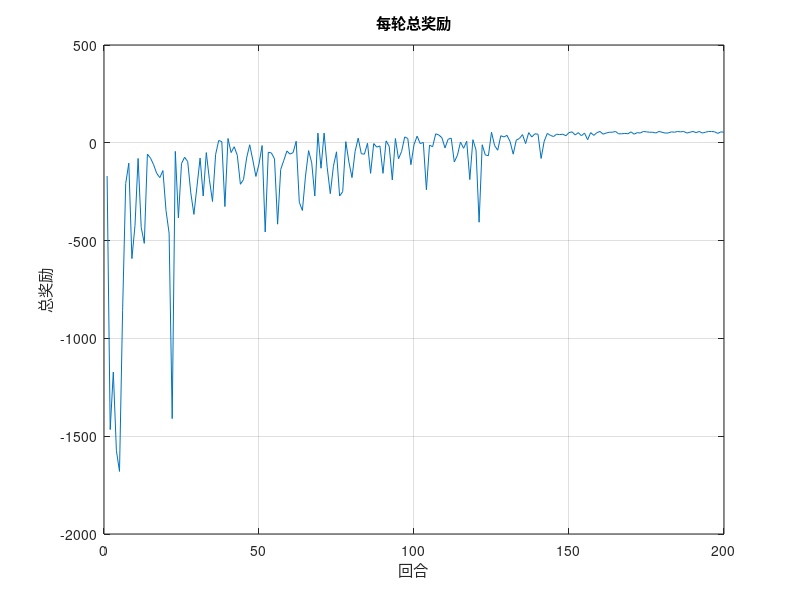
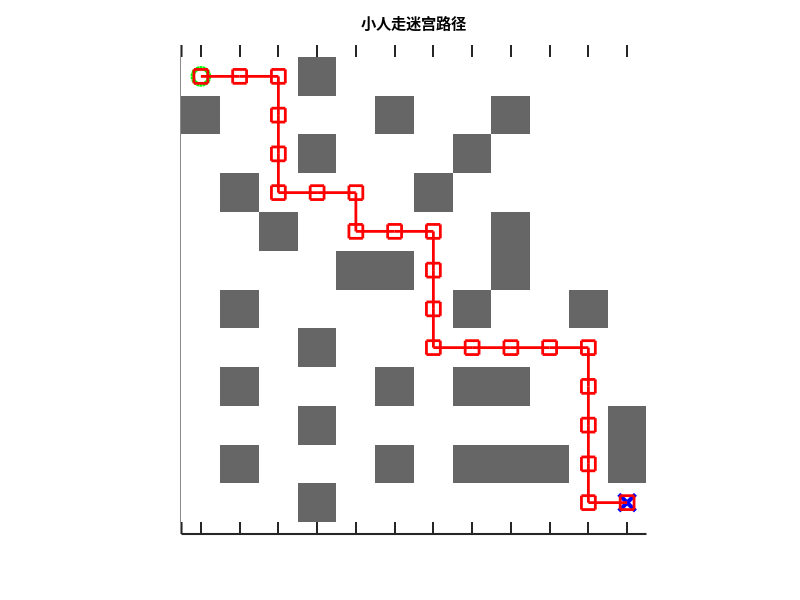

Source code (MATLAB) for these figures, in order:
clear; clc; close all;

% 设置随机数种子
rng(1);

% 定义迷宫
maze = [0 0 0 1 0 0 0 0 0 0 0 0;
        1 0 0 0 0 1 0 0 1 0 0 0;
        0 0 0 1 0 0 0 1 0 0 0 0;
        0 1 0 0 0 0 1 0 0 0 0 0;
        0 0 1 0 0 0 0 0 1 0 0 0; 
        0 0 0 0 1 1 0 0 1 0 0 0;
        0 1 0 0 0 0 0 1 0 0 1 0;
        0 0 0 1 0 0 0 0 0 0 0 0;
        0 1 0 0 0 1 0 1 1 0 0 0;
        0 0 0 1 0 0 0 0 0 0 0 1;
        0 1 0 0 0 1 0 1 1 1 0 1;
        0 0 0 1 0 0 0 0 0 0 0 0];

numRows = size(maze, 1);
numCols = size(maze, 2);
numStates = numRows * numCols;

% Q-Learning 参数
numEpisodes = 200;  % 训练回合数
gamma = 0.9;         % 折扣因子
alpha = 0.2;         % 学习率
epsilon = 1;       % 初始探索率

% 初始化 Q 表
Q = zeros(numStates, 4); % 4个动作: 上, 下, 左, 右

% 用于记录每轮总奖励
totalRewards = zeros(numEpisodes, 1);

% 定义动作
actions = [ -1, 0;  % 上
             1, 0;  % 下
             0, -1; % 左
             0, 1]; % 右

% 训练 Q-Learning
for episode = 1:numEpisodes
    % 初始化状态
    state = 1;  % 从(1,1)开始
    totalReward = 0; % 初始化每轮总奖励
    
    while true
        % 选择动作
        if rand < epsilon
            action = randi(4); % 探索
        else
            [~, action] = max(Q(state, :)); % 利用
        end

        % 计算新状态
        [row, col] = ind2sub([numRows, numCols], state);
        newRow = row + actions(action, 1);
        newCol = col + actions(action, 2);
        
        % 检查新状态是否有效
        if newRow >= 1 && newRow <= numRows && newCol >= 1 && newCol <= numCols && maze(newRow, newCol) == 0
            newState = sub2ind([numRows, numCols], newRow, newCol);
        else
            newState = state; % 如果无效，保持在当前状态
        end

        % 奖励设定
        reward = (newState == numStates) * 80; % 到达终点奖励30
        if newState ~= state
            reward = reward - 1; % 每次有效移动给予-1的惩罚
        end
        
        totalReward = totalReward + reward; % 累加总奖励
        
        % 更新 Q 值
        Q(state, action) = Q(state, action) + alpha * (reward + gamma * max(Q(newState, :)) - Q(state, action));

        % 更新状态
        state = newState;

        if state == numStates
            break; % 到达终点，结束回合
        end
    end
    
    totalRewards(episode) = totalReward; % 记录每轮总奖励

    % 随着训练进展逐步减少 epsilon
    epsilon = max(0.1, epsilon * 0.99); % 保证 epsilon 不小于 0.1
end

% 打印学习到的 Q 表
disp('Q表:');
disp(Q);

% 从起点到终点找到最佳路径
path = [];
state = 1; % 从(1,1)开始
while state ~= numStates
    path = [path; state]; % 记录路径
    [~, action] = max(Q(state, :)); % 选择最优动作

    % 获取当前的行和列
    [row, col] = ind2sub([numRows, numCols], state);
    newRow = row + actions(action, 1); % 计算新行
    newCol = col + actions(action, 2); % 计算新列

    % 检查新状态是否有效
    if newRow >= 1 && newRow <= numRows && newCol >= 1 && newCol <= numCols && maze(newRow, newCol) == 0
        state = sub2ind([numRows, numCols], newRow, newCol); % 更新状态
    else
        % 如果无效，选择一个随机有效动作
        validActions = [];
        for a = 1:4
            testRow = row + actions(a, 1);
            testCol = col + actions(a, 2);
            if testRow >= 1 && testRow <= numRows && testCol >= 1 && testCol <= numCols && maze(testRow, testCol) == 0
                validActions = [validActions; a];
            end
        end
        if ~isempty(validActions)
            action = validActions(randi(length(validActions))); % 随机选择一个有效动作
            state = sub2ind([numRows, numCols], row + actions(action, 1), col + actions(action, 2));
        else
            disp('无有效动作，保持当前状态。');
        end
    end
end
path = [path; state]; % 添加终点到路径

% 打印路径
disp('从起点到终点的最佳路径状态:');
disp(path);

%% 可视化每轮总奖励
figure;
plot(totalRewards);
title('每轮总奖励');
xlabel('回合');
ylabel('总奖励');
grid on;

%% 可视化小人走迷宫路径
% 创建一个图形窗口
figure('Position', [200 200 600 600]); % 调整窗口大小

% 绘制迷宫
hold on;
maze_img = maze;  % 使用给定的迷宫矩阵
maze_img(end,end) = 0; % 确保终点不被显示为障碍物
imagesc(maze_img);
colormap(gca, [1 1 1; 0.4 0.4 0.4]); % 设置颜色映射，0为白色通路，1为灰色障碍物
axis equal tight;
set(gca, 'YDir', 'reverse', 'XTick', 1:numCols, 'YTick', 1:numRows, ...
         'XTickLabel', [], 'YTickLabel', [], 'GridAlpha', 1, 'LineWidth', 1.5);
grid on;

% 绘制起点和终点
plot(1, 1, 'go', 'MarkerSize', 12, 'LineWidth', 3);  % 绿色起点
plot(numCols, numRows, 'bx', 'MarkerSize', 12, 'LineWidth', 3);  % 蓝色终点

% 绘制路径并连接相邻点
if length(path) > 1
    path_x = zeros(length(path), 1);
    path_y = zeros(length(path), 1);
    for i = 1:length(path)
        [row, col] = ind2sub([numRows, numCols], path(i));
        path_x(i) = col;
        path_y(i) = row;
    end
    plot(path_x, path_y, 'r-', 'LineWidth', 2); % 连接路径点的红线
    plot(path_x, path_y, 'rs', 'MarkerSize', 10, 'LineWidth', 2); % 路径点标记
end

title('小人走迷宫路径');
hold off;
